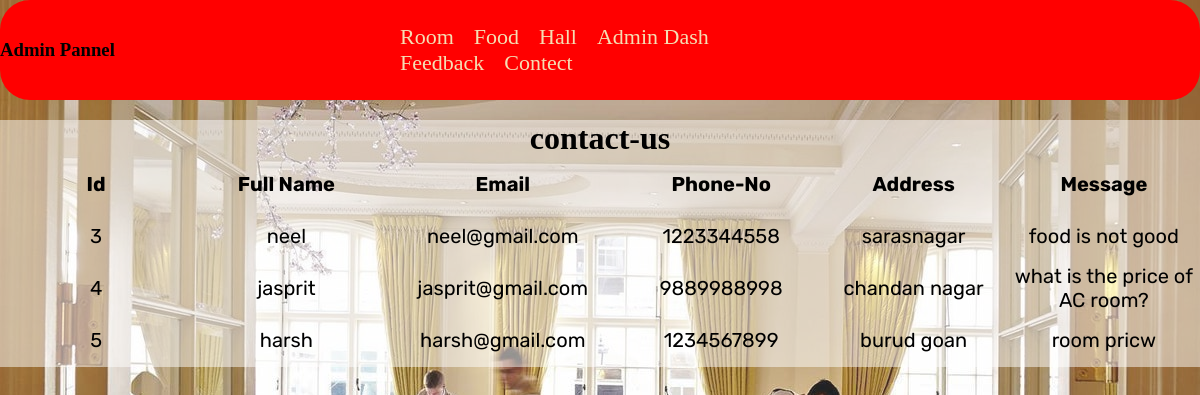
Page /admin/acontect.php on the committed database.
### tables this page shows
CREATE TABLE `contact` (
  `id` int(11) NOT NULL,
  `name` varchar(20) NOT NULL,
  `email` varchar(255) NOT NULL,
  `mobile` bigint(10) NOT NULL,
  `address` varchar(255) NOT NULL,
  `message` varchar(255) NOT NULL
);

### admin/acontect.php (the view, shortened to what this page needs)
<?php
 include('../dbcon.php');
?>
<!DOCTYPE html>
<html lang="en">
<head>
    <link rel="stylesheet" href="stylee.css">
</head>
<body>
<nav class="navbar">
    <div class="left-nav">
            <h3>Admin Pannel</h3>
        </div>
        <div class="right-nav">
        <ul>
            <li><a href="aroom.php">Room </a></li>
            <li><a href="adminfood.php">Food</a></li>
            <li><a href="ahall.php">Hall</a></li>
            <li><a href="admindash.php">Admin Dash</a></li>
        </ul>
        <ul>
            <li><a href="afeedback.php">Feedback</a></li>
            <li><a href="acontect.php">Contect</a></li>
        </ul>
    </div>
</nav>
<div class="admin-booking">
        <h1 class="admin-book"> <Section>contact-us</Section></h1>
        <table>
            <tr>
                    <th width="10%" height="50px">Id</th>
                    <th width="10%" height="50px">Full Name</th>
                    <th width="10%" height="50px">Email</th>
                    <th width="10%" height="50px">Phone-No</th>
                    <th width="10%" height="50px">Address</th>
                    <th width="10%" height="50px">Message</th>
            </tr>
            <?php
               $qry="SELECT * FROM `contact`";
               $run=mysqli_query($sql,$qry);
                 while( $row=mysqli_fetch_assoc($run))
                 {
                    $id=$row['id'];
                    $name=$row['name'];
                    $email=$row['email'];
                    $mobile=$row['mobile'];
                    $address=$row['address'];
                    $message=$row['message'];
                    ?>
                    <tr>
                     <td width="10%" height="50px"><center><?php echo $id; ?></center></td>
                     <td width="10%" height="50px"><center><?php echo $name; ?></center></td>
                     <td width="10%" height="50px"><center><?php echo $email; ?></center></td>
                     <td width="10%" height="50px"><center><?php echo $mobile; ?></center></td>
                     <td width="10%" height="50px"><center><?php echo $address; ?></center></td>
                     <td width="10%" height="50px"><center><?php echo $message; ?></center></td>
                 </tr>
                    <?php
                 }
            ?>
        </table>
    </div>
</body>
</html>

### admin/stylee.css (style rules this page uses)
* { margin: 0; padding: 0; }
.navbar { width: 100%; position: sticky; height: 100px; background-color: red; display: flex; align-items: center; justify-content: center; border-radius: 30px }
.left-nav { width: 30%; }
.right-nav { width: 70%; }
.right-nav ul { display: flex; }
.right-nav ul li { list-style: none; }
.right-nav ul li a { text-decoration: none; color: wheat; font-family: 'Baloo 2', cursive; padding: 0px 10px; font-size: 22px; font-weight: 400; position: relative; left: 30px; }

### admin/acontect.php (style rules this page uses)
.admin-booking { background:rgba(255,255,255,0.5); }
.admin-booking h1 { text-align:center; margin-top: 20px; }
body::before { position: absolute; content: ""; height: 100%; width: 100%; z-index: -1; opacity: 0.89; background: url('../img/dinning2.jpg') center center/cover no-repeat; }
.admin-booking table tr { font-size:20px; font-family: 'Rubik', sans-serif; }

### rows in the picture
contact: id "3", name "neel", email "neel@gmail.com", mobile "1223344558", address "sarasnagar", message "food is not good"
contact: id "4", name "jasprit", email "jasprit@gmail.com", mobile "9889988998", address "chandan nagar", message "what is the price of AC room?"
contact: id "5", name "harsh", email "harsh@gmail.com", mobile "1234567899", address "burud goan", message "room pricw"
